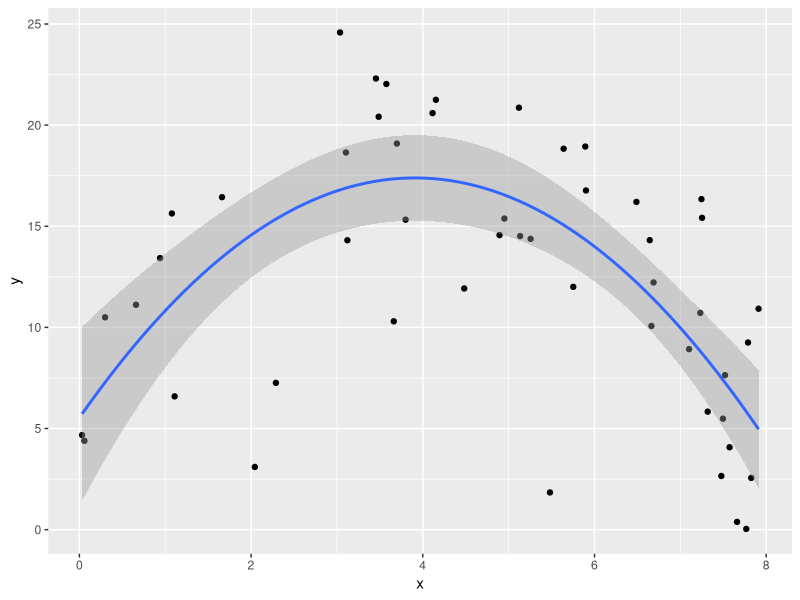
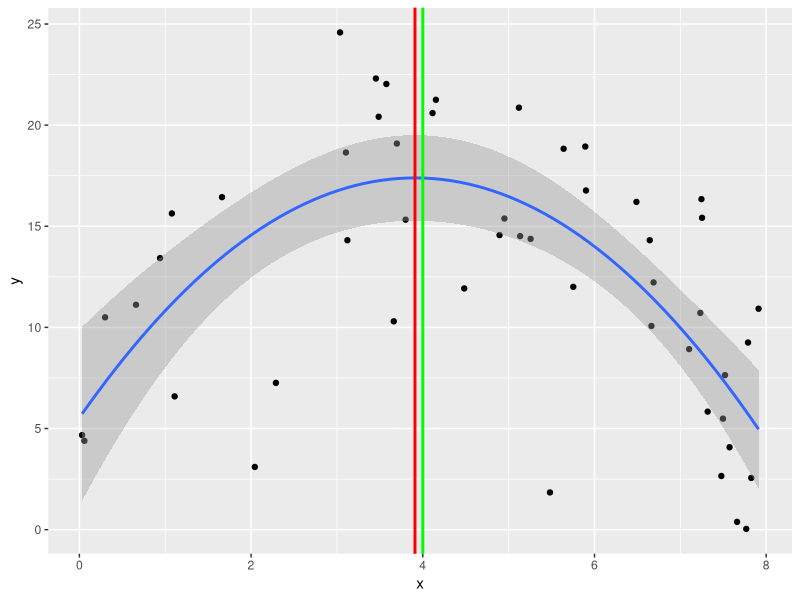
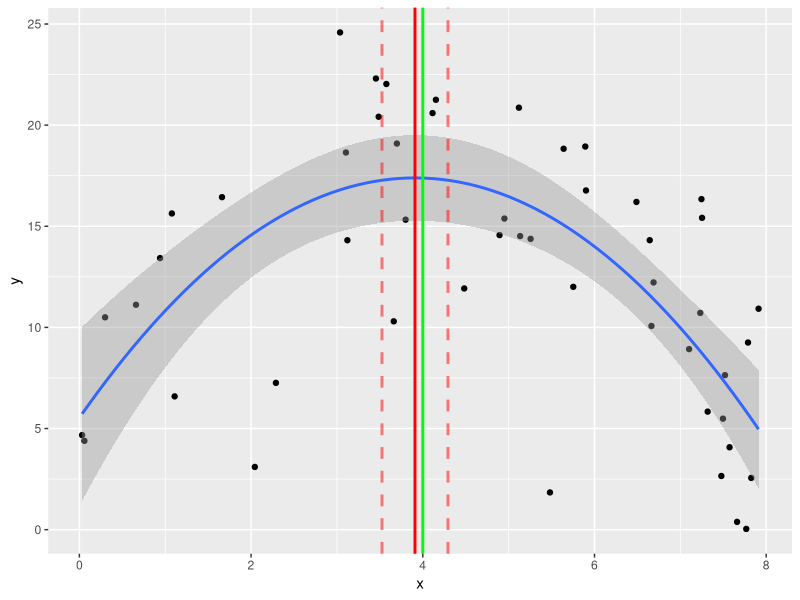

Write the R code that produced these figures, in order.

OLS <- function(y,X) {
  n <- nrow(X); k <- ncol(X)
  b <- solve(t(X) %*% X) %*% t(X) %*% y
  e <- y - X %*% b; s2 <- t(e) %*% e / (n - k); XpXinv <- solve(t(X) %*% X)
  se <- sqrt(s2 * diag(XpXinv))
  t <- b / se
  p <- 2 * pt(-abs(t),n-k)
  output <- data.frame(b, se, t, p)
  colnames(output) <- c("Estimate","Std. Error", "t statistic", "p-value")
  return(output)
}

library(foreign)
library(xtable)
#data <- read.dta("http://fmwww.bc.edu/ec-p/data/wooldridge/wage2.dta")
data <- read.dta("wage2.dta")
data <- data[ , c("wage", "educ", "tenure")]
data <- na.omit(data)
y <- data$wage
X <- cbind(1,data$educ,data$tenure)
OLS.out <- OLS(y,X)
xtable(OLS.out)

(d <- 3 * OLS.out[2,1] + 2 * OLS.out[3,1])

get.vcov <- function(y, X)  {
  n <- nrow(X); k <- ncol(X)
  b <- solve(t(X) %*% X) %*% t(X) %*% y
  e <- y - X %*% b
  s2 <- as.vector(t(e) %*% e / (n - k))
  XpXinv <- solve(t(X) %*% X)
  vcov <- s2 * XpXinv
  return(vcov)
}
vcov <- get.vcov(y,X)
var.b1 <- vcov[2,2]
var.b2 <- vcov[3,3]
cov.b1b2 <- vcov[2,3]
(d.se <- sqrt(9 * var.b1 + 4 * var.b2 + 3*2*cov.b1b2))

library(gmodels)
lm <- lm(data$wage ~ data$educ + data$tenure)
hm <- c(0,3,2)
estimable(lm, hm)

D <- matrix(c(0,3,2), ncol = 3)
(sqrt(D %*% vcov %*% t(D)))

iris.df <- iris
y <- iris.df$Sepal.Length
X <- cbind(1, iris.df$Sepal.Width, iris.df$Petal.Width)
b <- OLS(y,X)[ ,1]
head(pred.y <- X %*% b)

e <- y - X %*% b
n <- nrow(X); k <- ncol(X)
s2 <- as.vector(t(e) %*% e / (n - k))
XpXinv <- solve(t(X) %*% X)
pred.se <- diag(sqrt(s2 * (1 + X %*% XpXinv %*% t(X))))
head(pred.se)

lm <- lm(Sepal.Length ~ Sepal.Width + Petal.Width, data = iris.df)
predict.out <- predict(lm, se.fit = T)
all.equal(as.vector(predict.out$fit),as.vector(pred.y))
all.equal(as.vector(predict.out$se.fit),as.vector(pred.se))

head(predict.out$se.fit)
head(pred.se)

pred.se.2 <- sqrt(diag(s2 * (X %*% XpXinv %*% t(X))))
head(pred.se.2)
all.equal(as.vector(predict.out$se.fit),as.vector(pred.se.2))

set.seed(42)
n <- 50
x <- runif(n,0,8)
x2 <- x^2
eps <- rnorm(n,0,5)
X <- cbind(1, x, x2)
beta <- c(3, 8, -1)
y <- X %*% beta + eps
b <- OLS(y,X)[ ,1]

png(filename="inserts/fig1.png",height=300,width=600)
library(ggplot2)
curve.df <- data.frame(y,x)
(g <- ggplot(data = curve.df, aes(x=x, y=y)) + geom_point()
      + geom_smooth(method="lm", formula = y ~ x + I(x^2)))
dev.off()

png(filename="inserts/fig2.png",height=300,width=600)
true.xmax <- -beta[2] / (2 * beta[3])
est.xmax <- -b[2] / (2 * b[3])
(g<- g + geom_vline(xintercept = true.xmax, colour = "green", size=1)
   + geom_vline(xintercept = est.xmax, colour = "red", size=1))
dev.off()

b1 <- b[2]; b2 <- b[3]
A <- matrix(c(0, -1 / (2 * b2), b1 / (2* b2^2)), nrow = 1)
vcov <- get.vcov(y,X)
(se.xmax <- sqrt(A %*% vcov %*% t(A)))

o <- lm(y ~ x + I(x^2))
library(msm)
(standerr <- deltamethod(~-x2/(2 * x3), coef(o), vcov(o)))

png(filename="inserts/fig3.png",height=300,width=600)
ci <- est.xmax + c(-1, 1) * qt(0.975, n-k) * se.xmax
(g + geom_vline(xintercept = ci[1], colour = "red", size=1, linetype="dashed", alpha=0.5)
   + geom_vline(xintercept = ci[2], colour = "red", size=1, linetype="dashed", alpha=0.5))
dev.off()
